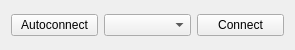
<?xml version="1.0" encoding="UTF-8"?>
<ui version="4.0">
 <class>serialportconnectioncontrols</class>
 <widget class="QWidget" name="serialportconnectioncontrols">
  <property name="geometry">
   <rect>
    <x>0</x>
    <y>0</y>
    <width>295</width>
    <height>50</height>
   </rect>
  </property>
  <property name="sizePolicy">
   <sizepolicy hsizetype="Fixed" vsizetype="Fixed">
    <horstretch>0</horstretch>
    <verstretch>0</verstretch>
   </sizepolicy>
  </property>
  <property name="windowTitle">
   <string>Form</string>
  </property>
  <layout class="QHBoxLayout" name="horizontalLayout_2">
   <item>
    <widget class="QPushButton" name="AutoConnectButton">
     <property name="text">
      <string>Autoconnect</string>
     </property>
     <property name="checkable">
      <bool>true</bool>
     </property>
     <property name="checked">
      <bool>false</bool>
     </property>
    </widget>
   </item>
   <item>
    <widget class="QComboBox" name="PortBox">
     <property name="enabled">
      <bool>true</bool>
     </property>
    </widget>
   </item>
   <item>
    <widget class="QPushButton" name="ConnectButton">
     <property name="enabled">
      <bool>true</bool>
     </property>
     <property name="text">
      <string>Connect</string>
     </property>
     <property name="checkable">
      <bool>true</bool>
     </property>
    </widget>
   </item>
  </layout>
 </widget>
 <resources/>
 <connections/>
</ui>
